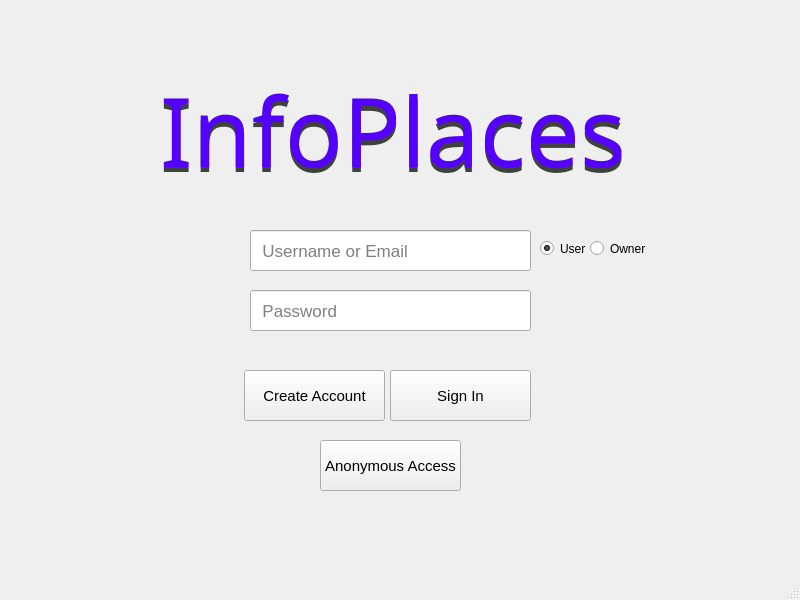
<?xml version="1.0" encoding="UTF-8"?>
<ui version="4.0">
 <class>MainWindow</class>
 <widget class="QMainWindow" name="MainWindow">
  <property name="geometry">
   <rect>
    <x>0</x>
    <y>0</y>
    <width>800</width>
    <height>600</height>
   </rect>
  </property>
  <property name="windowTitle">
   <string notr="true">Sign In</string>
  </property>
  <property name="styleSheet">
   <string notr="true"/>
  </property>
  <widget class="QWidget" name="centralwidget">
   <widget class="QLabel" name="label_2">
    <property name="geometry">
     <rect>
      <x>160</x>
      <y>40</y>
      <width>591</width>
      <height>191</height>
     </rect>
    </property>
    <property name="font">
     <font>
      <family>Segoe Print</family>
      <pointsize>93</pointsize>
      <weight>50</weight>
      <bold>false</bold>
     </font>
    </property>
    <property name="text">
     <string>&lt;html&gt;&lt;head/&gt;&lt;body&gt;&lt;p&gt;&lt;span style=&quot; font-size:72pt; color:#3f413e;&quot;&gt;InfoPlaces&lt;/span&gt;&lt;/p&gt;&lt;/body&gt;&lt;/html&gt;</string>
    </property>
   </widget>
   <widget class="QLineEdit" name="lineEdit">
    <property name="enabled">
     <bool>true</bool>
    </property>
    <property name="geometry">
     <rect>
      <x>250</x>
      <y>230</y>
      <width>281</width>
      <height>41</height>
     </rect>
    </property>
    <property name="font">
     <font>
      <pointsize>13</pointsize>
      <italic>false</italic>
      <underline>false</underline>
      <strikeout>false</strikeout>
     </font>
    </property>
    <property name="text">
     <string extracomment="cbcvbcvb"/>
    </property>
    <property name="placeholderText">
     <string>  Username or Email</string>
    </property>
   </widget>
   <widget class="QLineEdit" name="lineEdit_2">
    <property name="geometry">
     <rect>
      <x>250</x>
      <y>290</y>
      <width>281</width>
      <height>41</height>
     </rect>
    </property>
    <property name="font">
     <font>
      <pointsize>13</pointsize>
      <strikeout>false</strikeout>
     </font>
    </property>
    <property name="inputMask">
     <string/>
    </property>
    <property name="echoMode">
     <enum>QLineEdit::Password</enum>
    </property>
    <property name="placeholderText">
     <string>  Password</string>
    </property>
   </widget>
   <widget class="QPushButton" name="pushButton">
    <property name="geometry">
     <rect>
      <x>244</x>
      <y>370</y>
      <width>141</width>
      <height>51</height>
     </rect>
    </property>
    <property name="font">
     <font>
      <pointsize>11</pointsize>
     </font>
    </property>
    <property name="text">
     <string>Create Account</string>
    </property>
   </widget>
   <widget class="QPushButton" name="pushButton_2">
    <property name="geometry">
     <rect>
      <x>390</x>
      <y>370</y>
      <width>141</width>
      <height>51</height>
     </rect>
    </property>
    <property name="font">
     <font>
      <pointsize>11</pointsize>
     </font>
    </property>
    <property name="text">
     <string>Sign In</string>
    </property>
   </widget>
   <widget class="QPushButton" name="pushButton_3">
    <property name="geometry">
     <rect>
      <x>320</x>
      <y>440</y>
      <width>141</width>
      <height>51</height>
     </rect>
    </property>
    <property name="font">
     <font>
      <pointsize>11</pointsize>
     </font>
    </property>
    <property name="text">
     <string>Anonymous Access</string>
    </property>
   </widget>
   <widget class="QRadioButton" name="radioButton">
    <property name="geometry">
     <rect>
      <x>540</x>
      <y>240</y>
      <width>82</width>
      <height>17</height>
     </rect>
    </property>
    <property name="text">
     <string>User</string>
    </property>
    <property name="checked">
     <bool>true</bool>
    </property>
   </widget>
   <widget class="QRadioButton" name="radioButton_2">
    <property name="geometry">
     <rect>
      <x>590</x>
      <y>240</y>
      <width>82</width>
      <height>17</height>
     </rect>
    </property>
    <property name="tabletTracking">
     <bool>false</bool>
    </property>
    <property name="text">
     <string>Owner</string>
    </property>
   </widget>
   <widget class="QLabel" name="label_3">
    <property name="geometry">
     <rect>
      <x>160</x>
      <y>40</y>
      <width>530</width>
      <height>180</height>
     </rect>
    </property>
    <property name="font">
     <font>
      <family>Segoe Print</family>
      <pointsize>93</pointsize>
      <weight>50</weight>
      <bold>false</bold>
     </font>
    </property>
    <property name="text">
     <string>&lt;html&gt;&lt;head/&gt;&lt;body&gt;&lt;p&gt;&lt;span style=&quot; font-size:72pt; color:#5500ff;&quot;&gt;InfoPlaces&lt;/span&gt;&lt;/p&gt;&lt;/body&gt;&lt;/html&gt;</string>
    </property>
   </widget>
  </widget>
  <widget class="QMenuBar" name="menubar">
   <property name="geometry">
    <rect>
     <x>0</x>
     <y>0</y>
     <width>800</width>
     <height>21</height>
    </rect>
   </property>
  </widget>
  <widget class="QStatusBar" name="statusBar"/>
 </widget>
 <resources>
  <include location="fondo.qrc"/>
 </resources>
 <connections/>
</ui>
